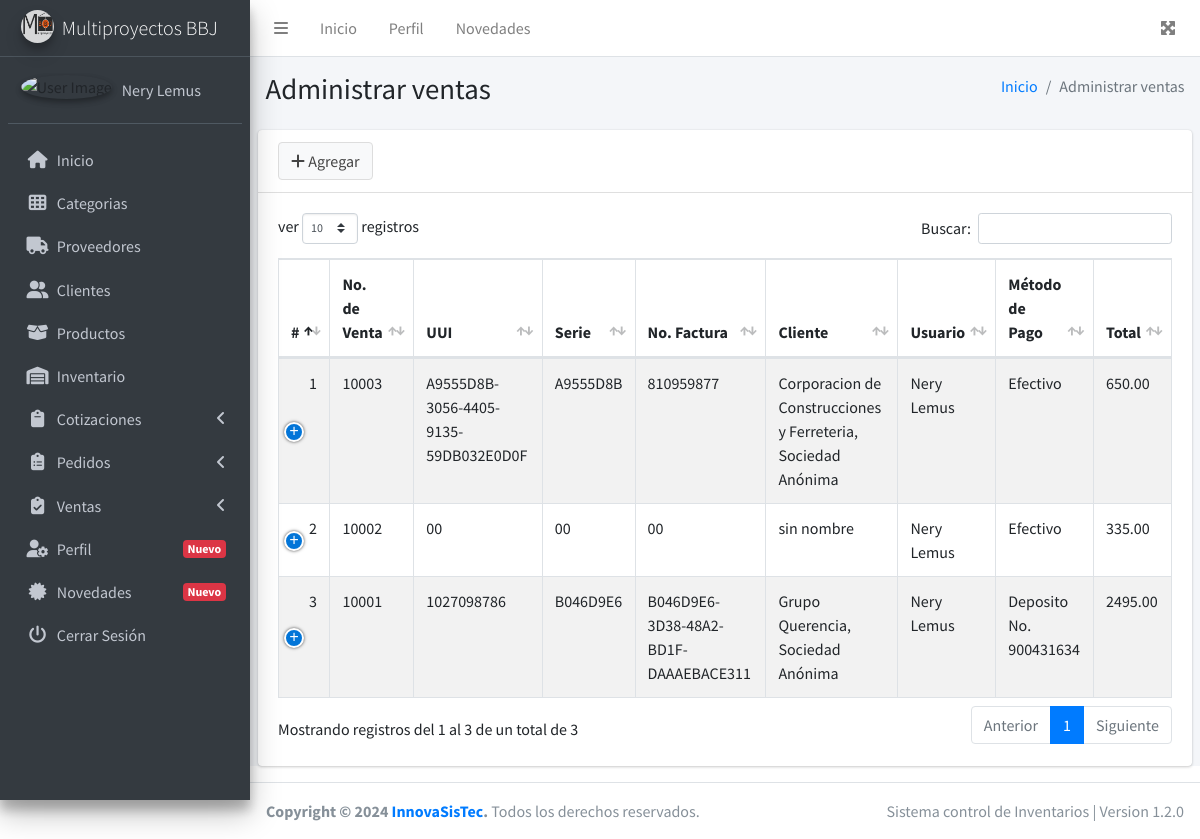
Page /ventas (signed in) on the committed database.
### tables this page shows
CREATE TABLE `institucion` (
  `idInstitucion` int(11) NOT NULL,
  `nombre` varchar(100) NOT NULL,
  `razonSocial` text NOT NULL,
  `nit` varchar(50) NOT NULL,
  `direccion` text NOT NULL,
  `telefono` varchar(15) NOT NULL,
  `correo` varchar(60) NOT NULL,
  `sitioWeb` varchar(100) NOT NULL,
  `logotipo` text NOT NULL
);

CREATE TABLE `ventas` (
  `idVenta` int(11) NOT NULL,
  `noFactura` varchar(100) NOT NULL,
  `uuid` text NOT NULL,
  `serie` varchar(60) NOT NULL,
  `noSat` varchar(60) NOT NULL,
  `fecha` datetime NOT NULL,
  `estatus` int(11) NOT NULL DEFAULT '1',
  `total` decimal(28,2) NOT NULL,
  `envio` decimal(28,2) DEFAULT NULL,
  `usuario` int(11) NOT NULL,
  `cliente` int(11) NOT NULL,
  `metodoPago` text NOT NULL,
  `comentarios` text NOT NULL
);

CREATE TABLE `clientes` (
  `idCliente` int(11) NOT NULL,
  `nit` varchar(20) NOT NULL,
  `codigo` varchar(60) NOT NULL,
  `nombre` varchar(100) NOT NULL,
  `direccion` text NOT NULL,
  `telefono` varchar(15) NOT NULL,
  `correo` varchar(60) NOT NULL,
  `estatus` int(11) NOT NULL DEFAULT '1'
);

CREATE TABLE `usuarios` (
  `idUsuario` int(11) NOT NULL,
  `codigo` varchar(60) NOT NULL,
  `nombre` varchar(100) NOT NULL,
  `usuario` varchar(60) NOT NULL,
  `password` varchar(60) NOT NULL,
  `direccion` text NOT NULL,
  `telefono` varchar(15) NOT NULL,
  `correo` varchar(60) NOT NULL,
  `nivel` int(11) NOT NULL,
  `estatus` int(11) NOT NULL DEFAULT '1',
  `imagen` text NOT NULL
);

### controllers/plantilla.controller.php (called while the page is built)
<?php
    class PlantillaController{
        public static function ctrMostrarPlantilla(){
            include 'views/plantilla.php';
        }
    }

### index.php (called while the page is built, shortened)
<?php
    require_once 'controllers/plantilla.controller.php';
    require_once 'controllers/institucion.controller.php';
    require_once 'controllers/clientes.controller.php';
    require_once 'controllers/ventas.controller.php';
    require_once 'controllers/usuarios.controller.php';
    require_once 'models/institucion.model.php';
    require_once 'models/clientes.model.php';
    require_once 'models/ventas.model.php';
    require_once 'models/usuarios.model.php';
    $plantilla = new PlantillaController();
    $plantilla -> ctrMostrarPlantilla();

### controllers/institucion.controller.php (called while the page is built, shortened)
<?php
    class InstitucionController{
        public static function ctrMostrarInstitucion(){
            $tabla = "institucion";
            $respuesta = InstitucionModel::mdlMostrarInstitucion($tabla);
            return $respuesta;
        }
    }

### models/conexion.php (called while the page is built)
<?php
    class Conexion{
        public static function conectar(){
            $link = new PDO("mysql:host=nerylemus84229.ipagemysql.com;dbname=sis_pos",
							"multibb",
							"innova.12");
			$link -> exec("set names utf8");
			return $link;
        }
    }

### models/institucion.model.php (called while the page is built, shortened)
<?php
    require_once 'conexion.php';
    class InstitucionModel{
        public static function mdlMostrarInstitucion($tabla){
            $stmt = Conexion::conectar()->prepare("SELECT * FROM $tabla");
            $stmt -> execute();
            return $stmt -> fetch();
        }
    }

### controllers/ventas.controller.php (called while the page is built, shortened)
<?php
  class VentasController{
    static public function ctrMostrarVentas($item, $valor){
      $tabla = "ventas";
      $respuesta = VentasModel::mdlMostrarVentas($tabla, $item, $valor);
      return $respuesta;
    }
  }

### models/ventas.model.php (called while the page is built, shortened)
<?php
  require_once 'conexion.php';
  class VentasModel{
    static public function mdlMostrarVentas($tabla, $item, $valor){
      if($item != null){
        $stmt = Conexion::conectar()->prepare("SELECT * FROM $tabla WHERE $item = :$item");
        $stmt -> bindParam(":".$item, $valor, PDO::PARAM_STR);
        $stmt -> execute();
        return $stmt -> fetch();
      }else{
        $stmt = Conexion::conectar()->prepare("SELECT * FROM $tabla ORDER BY noFactura DESC");
        $stmt -> execute();
        return $stmt -> fetchAll();
      }
    }
  }

### controllers/clientes.controller.php (called while the page is built, shortened)
<?php
    class ClientesController{
        public static function ctrMostrarClientes($item, $valor){
            $tabla = "clientes";
            $respuesta = ClientesModel::mdlMostrarClientes($tabla, $item, $valor);
            return $respuesta;
        }
    }

### models/clientes.model.php (called while the page is built, shortened)
<?php
    require_once 'conexion.php';
    class ClientesModel{
        public static function mdlMostrarClientes($tabla, $item, $valor){
            if($item != null){
                $stmt = Conexion::conectar()->prepare("SELECT * FROM $tabla WHERE $item = :$item");
                $stmt -> bindParam(":".$item, $valor, PDO::PARAM_STR);
                $stmt -> execute();
                return $stmt -> fetchAll();
            }else{
                $stmt = Conexion::conectar()->prepare("SELECT * FROM $tabla");
                $stmt -> execute();
                return $stmt->fetchAll();
            }
        }
    }

### controllers/usuarios.controller.php (called while the page is built, shortened)
<?php
    class UsuariosController{
        public static function ctrMostrarUsuarios($item, $valor){
            $tabla = "usuarios";
            $respuesta = UsuariosModel::mdlMostrarUsuarios($tabla, $item, $valor);
            return $respuesta;
        }
    }

### models/usuarios.model.php (called while the page is built, shortened)
<?php
    require_once 'conexion.php';
    class UsuariosModel{
        public static function mdlMostrarUsuarios($tabla, $item, $valor){
            if($item != null){
                $stmt = Conexion::conectar()->prepare("SELECT * FROM $tabla WHERE $item = :$item");
                $stmt -> bindParam(":".$item, $valor, PDO::PARAM_STR);
                $stmt -> execute();
                return $stmt -> fetch();
            }else{
                $stmt = Conexion::conectar()->prepare("SELECT * FROM $tabla");
                $stmt -> execute();
                return $stmt -> fetchAll();
            }
        }
    }

### views/modulos/ventas.php (the view, shortened to what this page needs)
<div class="content-wrapper">
  <section class="content-header">
    <div class="container-fluid">
      <div class="row mb-2">
        <div class="col-sm-6">
          <h1>Administrar ventas</h1>
        </div>
        <div class="col-sm-6">
          <ol class="breadcrumb float-sm-right">
            <li class="breadcrumb-item"><a href="inicio">Inicio</a></li>
            <li class="breadcrumb-item active">Administrar ventas</li>
          </ol>
        </div>
      </div>
    </div>
  </section>
  <section class="content">
    <div class="card">
      <div class="card-header">
        <a href="crearventas" class="btn btn-default">
          <i class="fas fa-plus"></i>
          Agregar
        </a>
      </div>
      <div class="card-body">
        <table id="example1" class="table table-bordered table-striped tablas">
          <thead>
          <tr>
            <th>#</th>
            <th>No. de Venta</th>
            <th>UUI</th>
            <th>Serie</th>
            <th>No. Factura</th>
            <th>Cliente</th>
            <th>Usuario</th>
            <th>Método de Pago</th>
            <th>Total</th>
          </tr>
          </thead>
          <tbody>
            <?php
              $item = null;
              $valor = null;
              $respuesta = VentasController::ctrMostrarVentas($item, $valor);
              foreach ($respuesta as $key => $value) {
                $itemCliente = "idCliente";
                $valorCliente = $value["cliente"];
                $respuestaCliente = ClientesController::ctrMostrarClientes($itemCliente, $valorCliente);
                $itemUsuario = "idUsuario";
                $valorUsuario = $value["usuario"];
                $respuestaUsuario = UsuariosController::ctrMostrarUsuarios($itemUsuario, $valorUsuario);
                if($value["estatus"] ==  1){
                  $estatus = '<button type="button" class="btn btn-xs btn-success">Creado</button>';
                }else{
                  $estatus = '<button type="button" class="btn btn-xs btn-danger">Anulado</button>';
                }
                echo '
                  <tr>
                    <td>'.($key + 1).'</td>
                    <td>'.$value["noFactura"].'</td>
                    <td>'.$value["uuid"].'</td>
                    <td>'.$value["serie"].'</td>
                    <td>'.$value["noSat"].'</td>
                    <td>'.$respuestaCliente[0]["nombre"].'</td>
                    <td>'.$respuestaUsuario["nombre"].'</td>
                    <td>'.$value["metodoPago"].'</td>
                    <td>'.$value["total"].'</td>
                    <td>'.$value["fecha"].'</td>
                    <td>'.$estatus.'</td>
                    <td>
                      <button class="btn btn-xs btn-info btnImprimirVenta" idVenta="'.$value["noFactura"].'"><i class="fas fa-print"></i></button>';
                    echo '</td>
                  </tr>
                ';
              }
            ?>
          </tbody>
        </table>
      </div>
    </div>
  </section>
</div>

### views/modulos/sidebar.php (shortened to what this page needs)
<?php
  $respuestaInsitucion = InstitucionController::ctrMostrarInstitucion();
  if($respuestaInsitucion["logotipo"] != null){
    $imagen = $respuestaInsitucion["logotipo"];
  }else{
    $imagen = "views/img/logotipo/default_logo.png";
  }
?>
<aside class="main-sidebar sidebar-dark-primary elevation-4">
    <a href="inicio" class="brand-link">
      <img src="<?php echo $imagen ?>" alt="AdminLTE Logo" class="brand-image img-circle elevation-3" style="opacity: .8">
      <span class="brand-text font-weight-light"><?php echo $respuestaInsitucion["nombre"] ?></span>
    </a>
    <div class="sidebar">
      <div class="user-panel mt-3 pb-3 mb-3 d-flex">
        <div class="image">
          <?php
            if($_SESSION["foto"] != "") {
              echo '<img src="'.$_SESSION["foto"].'" class="img-circle elevation-2" alt="User Image">';
            }else{
              echo '<img src="views/img/users/user_default.jpg" class="img-circle elevation-2" alt="User Image">';
            }
          ?>
        </div>
        <div class="info">
          <a href="perfil" class="d-block"><?php echo $_SESSION["nombre"] ?></a>
        </div>
      </div>
      <nav class="mt-2">
        <ul class="nav nav-pills nav-sidebar flex-column navegacion" data-widget="treeview" role="menu" data-accordion="false">
          <li class="nav-item">
            <a href="inicio" class="nav-link">
              <i class="nav-icon fas fa-home"></i>
              <p>
                Inicio
              </p>
            </a>
          </li>
          <li class="nav-item">
            <a href="categorias" class="nav-link">
              <i class="nav-icon fas fa-th"></i>
              <p>
                Categorias
              </p>
            </a>
          </li>
          <li class="nav-item">
            <a href="proveedores" class="nav-link">
              <i class="nav-icon fas fa-truck"></i>
              <p>
                Proveedores
              </p>
            </a>
          </li>
          <li class="nav-item">
            <a href="clientes" class="nav-link">
              <i class="nav-icon fas fa-user-friends"></i>
              <p>
                Clientes
              </p>
            </a>
          </li>
          <li class="nav-item">
            <a href="productos" class="nav-link">
              <i class="nav-icon fas fa-box-open"></i>
              <p>
                Productos
              </p>
            </a>
          </li>
          <li class="nav-item">
            <a href="inventario" class="nav-link">
              <i class="nav-icon fas fa-warehouse"></i>
              <p>
                Inventario
              </p>
            </a>
          </li>
          <li class="nav-item">
            <a href="#" class="nav-link">
              <i class="nav-icon fas fa-clipboard"></i>
              <p>
                Cotizaciones
                <i class="right fas fa-angle-left"></i>
              </p>
            </a>
          </li>
          <li class="nav-item">
            <a href="#" class="nav-link">
              <i class="nav-icon fas fa-clipboard-list"></i>
              <p>
                Pedidos
                <i class="right fas fa-angle-left"></i>
              </p>
            </a>
          </li>
          <li class="nav-item">
            <a href="#" class="nav-link">
              <i class="nav-icon fas fa-clipboard-check"></i>
              <p>
                Ventas
                <i class="right fas fa-angle-left"></i>
              </p>
            </a>
          </li>
          <li class="nav-item">
            <a href="perfil" class="nav-link">
              <i class="nav-icon fas fa-user-cog"></i>
              <p>
                Perfil
                <span class="right badge badge-danger">Nuevo</span>
              </p>
            </a>
          </li>
          <li class="nav-item">
            <a href="novedades" class="nav-link">
              <i class="nav-icon fas fa-certificate"></i>
              <p>
                Novedades
                <span class="right badge badge-danger">Nuevo</span>
              </p>
            </a>
          </li>
          <li class="nav-item">
            <a href="salir" class="nav-link">
              <i class="nav-icon fas fa-power-off"></i>
              <p>
                Cerrar Sesión
              </p>
            </a>
          </li>
        </ul>
      </nav>
    </div>
  </aside>

### rows in the picture
institucion: logotipo (picture), nombre "Multiproyectos BBJ"
ventas: noFactura "10003", uuid "A9555D8B-3056-4405-9135-59DB032E0D0F", serie "A9555D8B", noSat "810959877", cliente.nombre "Corporacion de Construcciones y Ferreteria, Sociedad Anónima", usuario.nombre "Nery Lemus", metodoPago "Efectivo", total "650.00"
ventas: noFactura "10002", uuid "00", serie "00", noSat "00", cliente.nombre "sin nombre", usuario.nombre "Nery Lemus", metodoPago "Efectivo", total "335.00"
ventas: noFactura "10001", uuid "1027098786", serie "B046D9E6", noSat "B046D9E6-3D38-48A2-BD1F-DAAAEBACE311", cliente.nombre "Grupo Querencia, Sociedad Anónima", usuario.nombre "Nery Lemus", metodoPago "Deposito No. 900431634", total "2495.00"

### other values in the picture
$_SESSION["nombre"] "Nery Lemus"
